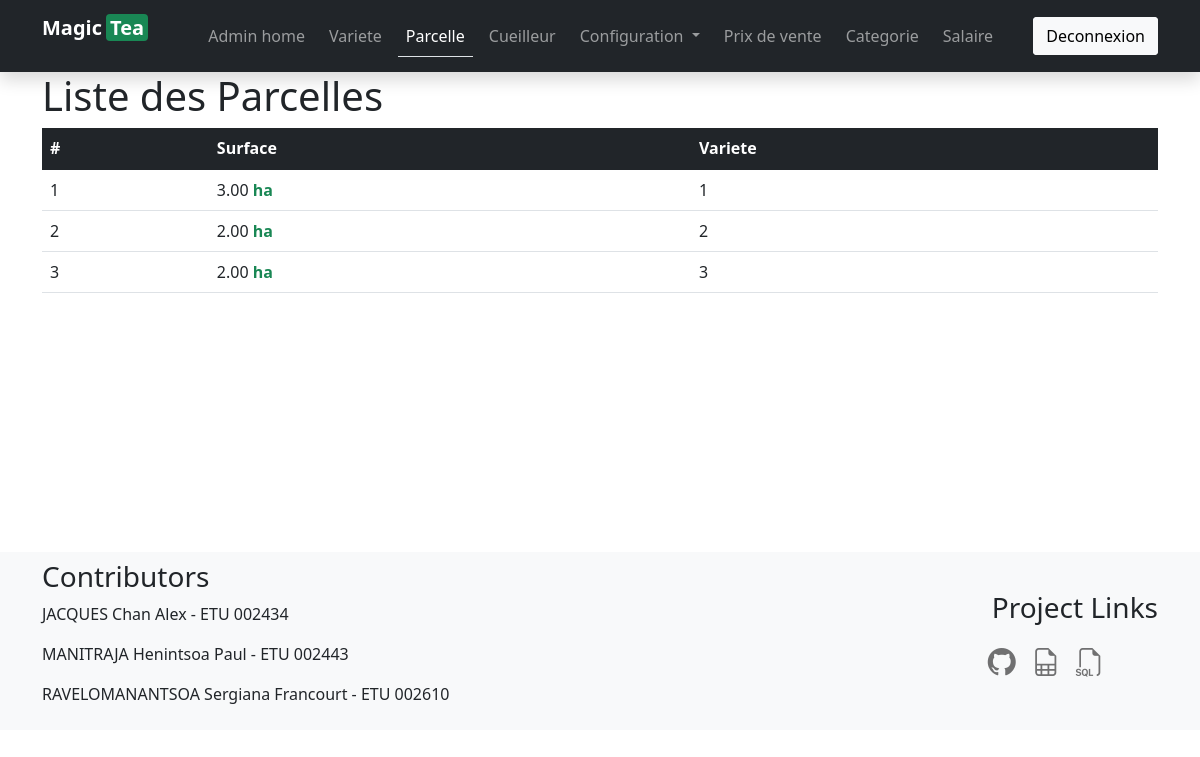
The page /pages/admin/read-parcelle.php on the database its author committed.
### tables this page shows
CREATE TABLE the_parcelles(
    idParcelle INT AUTO_INCREMENT,
    Surface DECIMAL(25,2)   NOT NULL,
    idVarieteThe INT,
    PRIMARY KEY(idParcelle),
    FOREIGN KEY(idVarieteThe) REFERENCES the_varietesthes(idVarieteThe)
);

### inc/php/crudFuncts/select.php (called while the page is built, shortened)
<?php
function exeSelect( $connection, $query )
{
    try {
        $result = mysqli_query( $connection, $query );
        $utilisateurs = [];
        while ( $row = mysqli_fetch_assoc( $result ) ) {
            $utilisateurs[] = $row;
        }
        return $utilisateurs;
    }
    catch ( Exception $e ) {
        error_log( $e->getMessage() );
        echo "An error occurred: " . htmlspecialchars( $e->getMessage() );
    }
    return null;
}
function getAllRows( $connection, $tableName )
{
    if ( isset( $connection ) && isset( $tableName ) ) {
        $query = "SELECT * FROM $tableName";
        return exeSelect( $connection, $query );
    } else {
        echo "connection OR tableName cannot be null!";
        return null;
    }
}
function getAllParcelles( $connection )
{
    return getAllRows( $connection, "the_parcelles" );
}

### pages/admin/read-parcelle.php (the view, shortened to what this page needs)
<?php
include "static/header.php";
require_once '../../inc/php/crudFuncts/select.php';
$connection = db_connect();
$parcelles = getAllParcelles($connection);
closeConnection($connection);?>
<div class="main min-height-style">
        <div class="container">
            <h1>Liste des Parcelles</h1>
            <table class="table table-hover">
                <thead class="table-dark">
                  <tr>
                    <th scope="col">#</th>
                    <th scope="col">Surface</th>
                    <th scope="col">Variete</th>
                  </tr>
                </thead>
                <tbody>
        <?php   for ($i=0; $i <count($parcelles); $i++) {?>
                    <tr>
                        <td><?= $parcelles[$i]['idParcelle']?></td>
                        <td> <?= $parcelles[$i]['Surface']?><span class="text-success fw-bold"> ha </span></td>
                        <td><?= $parcelles[$i]['idVarieteThe']?></td>
                    </tr>
        <?php  }?>
                </tbody>
              </table>
        </div>
    </div>
<?php
include "static/footer.php";
?>

### assets/style.css (style rules this page uses)
.min-height-style { min-height: 60vh; }

### rows shown on the page
the_parcelles: idParcelle "1", Surface "3.00", idVarieteThe "1"
the_parcelles: idParcelle "2", Surface "2.00", idVarieteThe "2"
the_parcelles: idParcelle "3", Surface "2.00", idVarieteThe "3"
